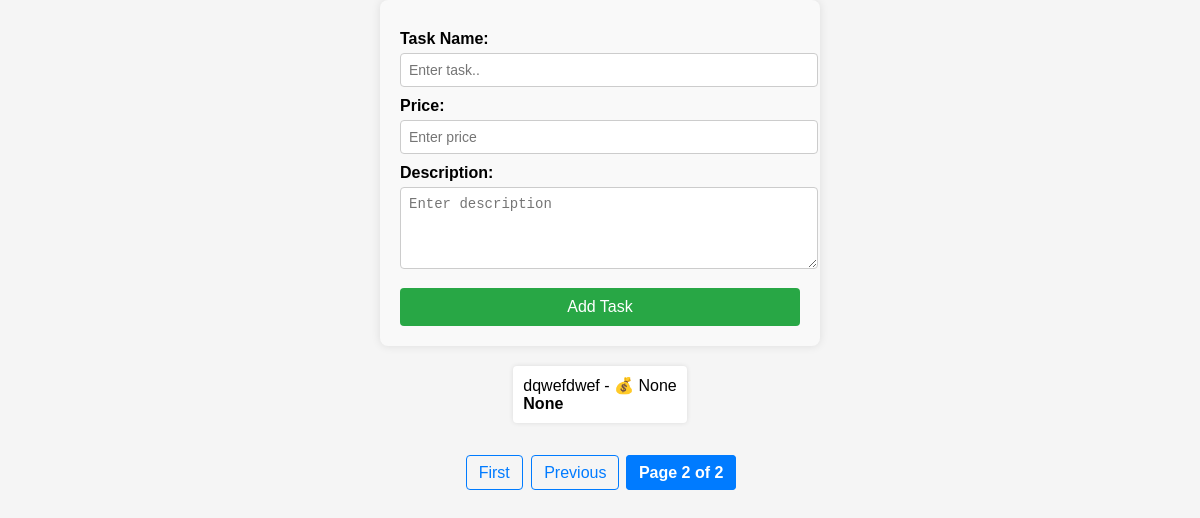
Page /?page=2 (signed in) on the earlier database version.
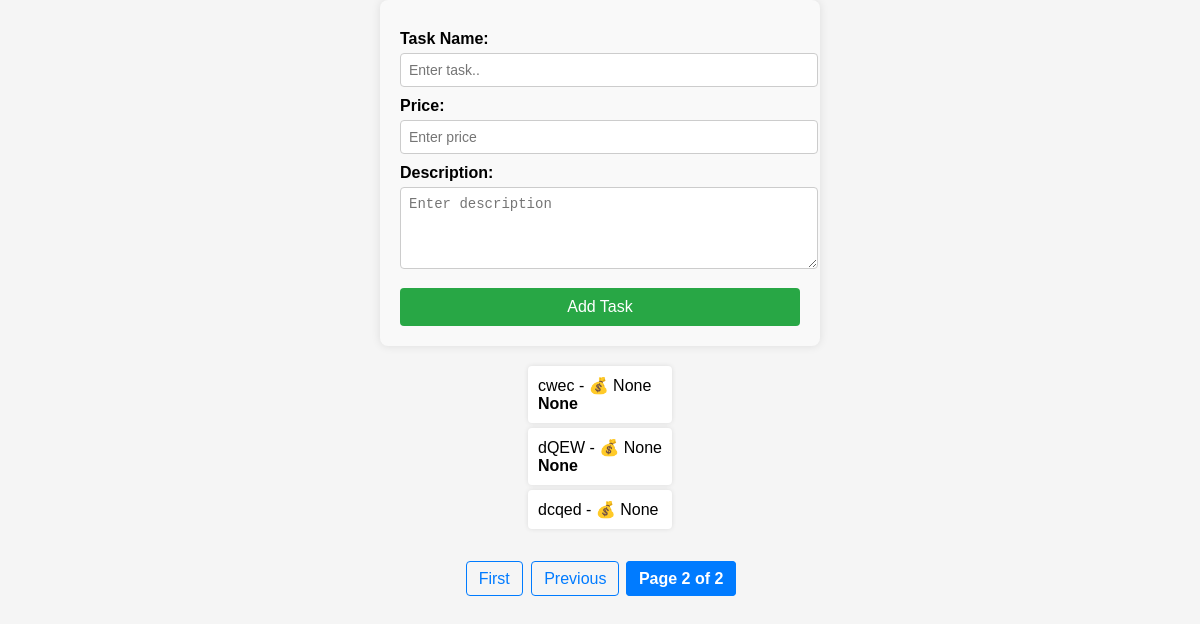
Same page on the later database version.
### books/models.py (models this page shows, shortened)
class Todo(models.Model):
    user = models.ForeignKey(UserModel, on_delete=models.CASCADE, related_name='tasks', null=True, blank=True)
    name = models.CharField(max_length=100)
    description = models.TextField(blank=True, null=True)
    price = models.DecimalField(max_digits=10, decimal_places=2, blank=True, null=True)
    created_at = models.DateTimeField(auto_now_add=True)
    completed = models.BooleanField(default=False)

### books/views.py (the view, shortened to what this page needs)
# urls.py: path('', views.index, name='index'),
@login_required
def index(request):
    user = get_object_or_404(UserModel, username=request.user.username)
    all_tasks = user.tasks.order_by('-pk')
    paginator = Paginator(all_tasks, 5)
    page_number = request.GET.get('page')
    tasks = paginator.get_page(page_number)
    return render(request, 'index.html', {'tasks': tasks})

### templates/index.html (shortened to what this page needs)
<!DOCTYPE html>
<html lang="en">
  <head>
  </head>
  <body>
    <form method="POST">
      <label for="name">Task Name:</label>
      <input
        type="text"
        id="name"
        name="name"
        placeholder="Enter task.."
        required
      />
      <label for="price">Price:</label>
      <input
        type="number"
        id="price"
        name="price"
        placeholder="Enter price "
        step="0.01"
      />
      <label for="description">Description:</label>
      <textarea
        id="description"
        name="description"
        placeholder="Enter description"
        rows="4"
      ></textarea>
      <button type="submit">Add Task</button>
    </form>
    <ul>
      {% if tasks %} {% for task in tasks %}
      <li>
        {{ task.name }} - 💰 {{ task.price }} <br /><strong
          >{{task.description }}</strong
        >
      </li>
      {% endfor %} {% else %}
      <li>No tasks available</li>
      {% endif %}
    </ul>
    <div class="pagination">
      {% if tasks.has_previous %}
      <a href="?page=1">First</a>
      <a href="?page={{ tasks.previous_page_number }}">Previous</a>
      {% endif %}
      <span class="current"
        >Page {{ tasks.number }} of {{ tasks.paginator.num_pages }}</span
      >
    </div>
  </body>
</html>

Differences in the rows shown:
now on this page (row edited): Todo: name "cwec", price "None", description "None"
changed Todo: name "dqwefdwef" → "dQEW"
added Todo: name "dcqed", price "None"
